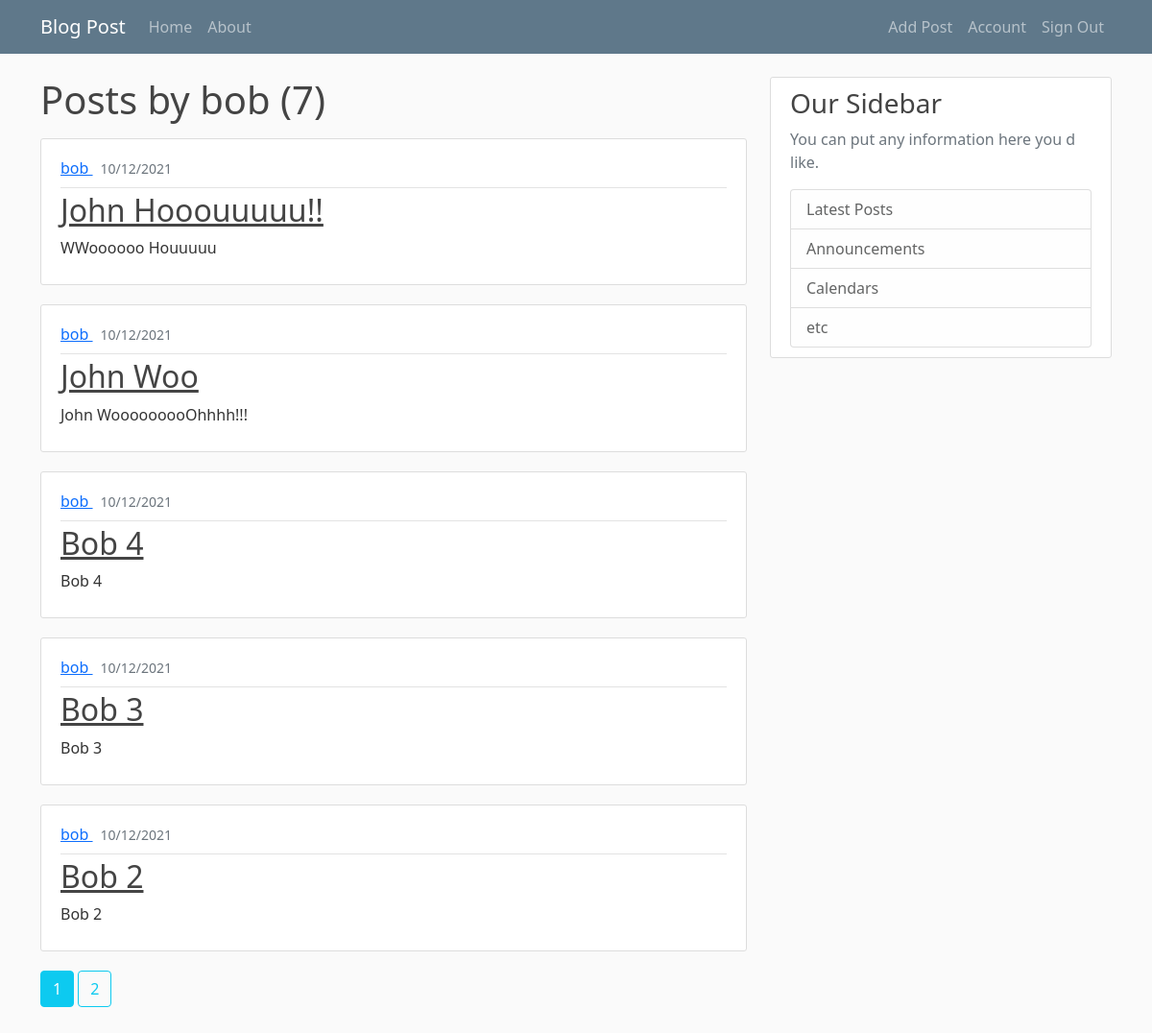
/posts/bob (signed in), run on the app's committed database.
### flaskblog/models.py (models this page shows, shortened)
class User(db.Model, UserMixin):
    id = db.Column(db.Integer, primary_key=True)
    username = db.Column(db.String(20), unique=True, nullable=False)
    email = db.Column(db.String(120), unique=True, nullable=False)
    image_file = db.Column(db.String(20), nullable=False, default="default.jpg")
    password_hash = db.Column(db.String(60), nullable=False)
    created_at = db.Column(db.DateTime, nullable=False, default=datetime.utcnow)
    posts = db.relationship("Post", backref=db.backref("author", lazy=True))

class Post(db.Model):
    id = db.Column(db.Integer, primary_key=True)
    title = db.Column(db.String(100), nullable=False)
    content = db.Column(db.Text, nullable=False)
    created_at = db.Column(db.DateTime, nullable=False, default=datetime.utcnow)
    user_id = db.Column(db.Integer, db.ForeignKey("user.id"), nullable=False)

### flaskblog/posts/routes.py (the view)
@posts.route("/posts/<string:username>")
@login_required
def get_posts_by_username(username):
    page = request.args.get("page", 1, type=int)
    user = User.query.filter_by(username=username).first_or_404()
    posts = Post.query.filter_by(author=user)\
                      .order_by(Post.created_at.desc())\
                      .paginate(page=page, per_page=5)
    return render_template("user_post.html", posts=posts, user=user)

### flaskblog/models.py (called while the page is built)
@login_manager.user_loader
def load_user(user_id):
    return User.query.get(int(user_id))

### flaskblog/templates/user_post.html
{% extends "layout.html" %}
{% block content %}
  <h1 class="mb-3">Posts by {{ user.username }} ({{ posts.total }})</h1>
  {% for post in posts.items %}
    <article class="media content-section">
      <div class="media-body">
	<div class="article-metadata py-2">
	  <a class="me-2"
             href="{{ url_for('posts.get_posts_by_username', username=post.author.username) }}">
            {{ post.author.username }}
          </a>
	  <small class="text-muted">{{ post.created_at.strftime("%d/%m/%Y") }}</small>
	</div>
	<h2>
	  <a class="article-title" href="{{ url_for('posts.get_post', post_id=post.id) }}">
	    {{ post.title }}
	  </a>
	</h2>
	<p class="article-content">{{ post.content }}</p>
      </div>
    </article>
  {% endfor %}
  {% for page_num in posts.iter_pages(left_edge=1, right_edge=1, left_current=1, right_current=2) %}
    {% if not page_num %}
      ...
    {% elif posts.page == page_num %}
      <a href="{{ url_for('posts.get_posts_by_username', username=user.username, page=page_num) }}"
         class="btn btn-info mb-4 text-white">
        {{ page_num }}
      </a>
    {% else %}
      <a href="{{ url_for('posts.get_posts_by_username', username=user.username, page=page_num) }}"
         class="btn btn-outline-info mb-4">
        {{ page_num }}
      </a>
    {% endif %}
  {% endfor %}
{% endblock content %}

### flaskblog/static/main.css (style rules this page uses)
body { background: #fafafa; color: #333333; }
h1, h2, h3, h4, h5, h6 { color: #444444; }
.content-section { background: #ffffff; padding: 10px 20px; border: 1px solid #dddddd; border-radius: 3px; margin-bottom: 20px; }
.article-title { color: #444444; }
.article-content { white-space: pre-line; }
.article-metadata { padding-bottom: 1px; margin-bottom: 4px; border-bottom: 1px solid #e3e3e3 }

### data on the page
User: username "bob"
Post: author.username "bob", created_at "10/12/2021", title "John Hooouuuuu!!", content "WWoooooo Houuuuu"
Post: author.username "bob", created_at "10/12/2021", title "John Woo", content "John WooooooooOhhhh!!!"
Post: author.username "bob", created_at "10/12/2021", title "Bob 4", content "Bob 4"
Post: author.username "bob", created_at "10/12/2021", title "Bob 3", content "Bob 3"
Post: author.username "bob", created_at "10/12/2021", title "Bob 2", content "Bob 2"

### other printed values
{{ posts.total }} "7"
{{ page_num }} "1"
{{ page_num }} "2"
